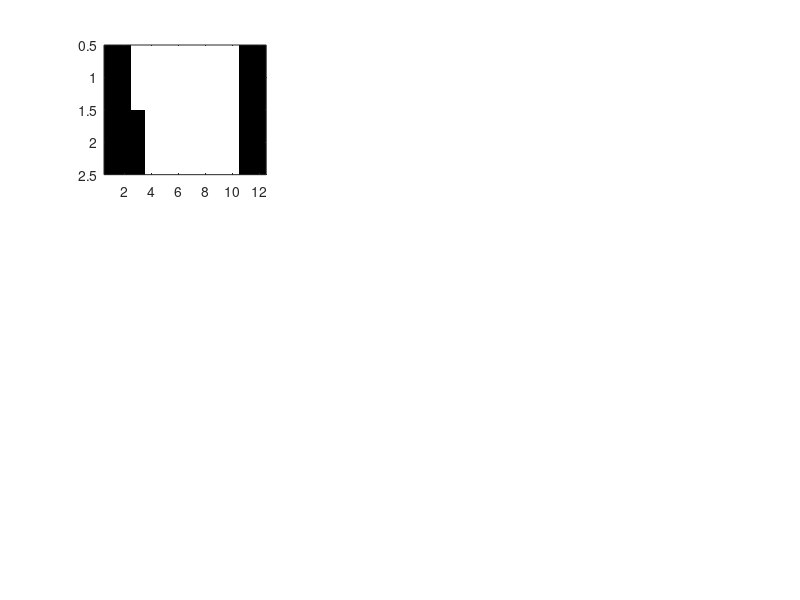

The MATLAB source for this figure: (Note: this script raises an error after producing the figure.)
function linearDecompositionsWithMotionEnergy
% linearDecompositionsWithMotionEnergy runs apparent motion stimuli over a
% simple motion energy model, and also runs two different linear
% decompositions of these stimuli through the model, to test for
% differences. 
%
% This code reproduces Figure S6B of the manuscript
% Salazar-Gatzimas E, Agrochao M, Fitzgerald JE, Clark DA (2018) Decorrelation of parallel motion pathways explains the neuronal basis of an illusory motion percept. Current Biology.
%
% This code was tested with Matlab 2015a, but could work with previous
% versions and should work with future versions. The ConfAxis utility is
% provided in the utils/ folder and serves to prettify some of these
% figures.


% Initialize apparent motion stimulus linear decompositions--these
% components will have a positive contrast of 1
% This is the first bar
bar1 = [zeros(1,2),ones(1,8),zeros(1,2)];
% This is the second bar
bar2 = [zeros(1,3),ones(1,7),zeros(1,2)];
% This is the piece of the first bar that appears before the second bar
% appears
bar1InitialComponent = [zeros(1,2),ones(1,1),zeros(1,9)];

% Initialize stimulus to mean background
stimInit = zeros(2,12);
stimSpaceDecomposition2 = stimInit;
stimSpaceDecomposition1 = stimInit;

stimTimeDecomposition1 = stimInit;
stimTimeDecomposition2 = stimInit;

% DECOMPOSITION A: BY SPACE
% When summed, these two stimuli vectors define a displacement from row 1
% (where bar 1 is) to row 2 (where bar 2 is)
stimSpaceDecomposition1(1,:) = bar1;
stimSpaceDecomposition2(2,:) = bar2;
% This function will compute and plot how the motion energy model responds
% to the space decomposition in both directions
modelMotionEnergyResponse(stimSpaceDecomposition1,stimSpaceDecomposition2,'Spatial');

% DECOMPOSITION B: BY TIME
% This is the component of the apparent motion stimulus when both bars are
% present (so both parts look like bar 2, and when summed with the initial
% bar 1 component the same apparent motion stimulus displacing from row 1
% to row 2 gets formed
stimTimeDecomposition1(1,:) = bar1InitialComponent;
stimTimeDecomposition2(1,:) = bar2;
stimTimeDecomposition2(2,:) = bar2;
% This function will compute and plot how the motion energy model responds
% to the time decomposition in both directions
modelMotionEnergyResponse(stimTimeDecomposition1,stimTimeDecomposition2,'Temporal');


function modelMotionEnergyResponse(component1,component2, decompName)
% Assumes (for legend purposes) that the components sum create a down
% stimulus
out = MakeFigure;
decompType = [decompName ' ' 'Decomposition'];
set(out, 'Name', decompType);

% Compute the apparent motion stimulus by adding the two components
motionDirDown = component1+component2;

% Plot summed components (the apparent motion) in one direction
pltH = subplot(3,3,1);
imagesc(motionDirDown); colormap gray;ConfAxis;
set(pltH, 'CLim', [-1 1]);
title('Full Stim $\downarrow$');
xlabel('time');

% Plot individual components
pltH = subplot(3,3,2);
imagesc(component1); colormap gray;ConfAxis;
set(pltH, 'CLim', [-1 1]);
title('Component 1 $\downarrow$');

pltH = subplot(3,3,3);
imagesc(component2); colormap gray;ConfAxis;
set(pltH, 'CLim', [-1 1]);
title('Component 2 $\downarrow$');

% Compute the opposite direction of stimulus displacement
component1OppDir = component1(end:-1:1, :);
component2OppDir = component2(end:-1:1, :);
motionDirUp = component1OppDir + component2OppDir;

% Plot summed components (the apparent motion) in opposite direction
pltH = subplot(3,3,4);
imagesc(motionDirUp); colormap gray;ConfAxis;
set(pltH, 'CLim', [-1 1]);
title('Full Stim $\uparrow$');
xlabel('time');

% Plot individual components
pltH = subplot(3,3,5);
imagesc(component1OppDir); colormap gray;ConfAxis;
set(pltH, 'CLim', [-1 1]);
title('Component 1 $\uparrow$');

pltH = subplot(3,3,6);
imagesc(component2OppDir); colormap gray;ConfAxis;
set(pltH, 'CLim', [-1 1]);
title('Component 2 $\uparrow$');

% Compute the motion energy response to the components and the sums in both
% directions, and then average the responses to see DS
motDownResponse = mean(motionEnergyModel(motionDirDown));
motUpResponse = mean(motionEnergyModel(motionDirUp));
motComp1Response = mean(motionEnergyModel(component1));
motComp2Response = mean(motionEnergyModel(component2));
motComp1OppResponse = mean(motionEnergyModel(component1OppDir));
motComp2OppResponse = mean(motionEnergyModel(component2OppDir));

% Plot the motion energy responses
rspAx = subplot(3, 1, 3);
hold on;
bar(1, motDownResponse);
bar(2, motUpResponse);
bar([3 4], [motComp1Response motComp2Response; motComp1OppResponse motComp2OppResponse], 0.8, 'stacked');

% Label the responses
rspAx.XTick = 1:4;
rspAx.XTickLabel = {'M($S_{\downarrow}$)', 'M($S_{\uparrow}$)', 'M($s_{\downarrow,A,1}+s_{\downarrow,A,2}$)', 'M($s_{\uparrow,A,1}+s_{\uparrow,A,2}$)'};
ConfAxis

% We need some latex interpreting to make things look nice
subpans = out.findobj('Type', 'Axes');
xlabs = [subpans.XLabel];
ylabs = [subpans.YLabel];
titles = [subpans.Title];

[xlabs.Interpreter] = deal('latex');
[ylabs.Interpreter] = deal('latex');
[titles.Interpreter] = deal('latex');
[subpans.TickLabelInterpreter] = deal('latex');


function out = motionEnergyModel(stim)
% Split stimulus into two locadtions in space
s1 = stim(1,:);
s2 = stim(2,:);

% Two simple derivative arms, one delayed with respect to the other
f1 = [0,1,-1];
f2 = [1,-1];

temp = filter(f1,1,s1) + filter(f2,1,s2); % Temporal filtering

n = 2; % Squaring nonlinearity
out = temp.^n;

% Utility for figure making
function plotH = MakeFigure(varargin)
plotH = figure('Color',[1 1 1],varargin{:});
set(plotH,'Position',[200,500,1000,1000],'WindowStyle','docked');